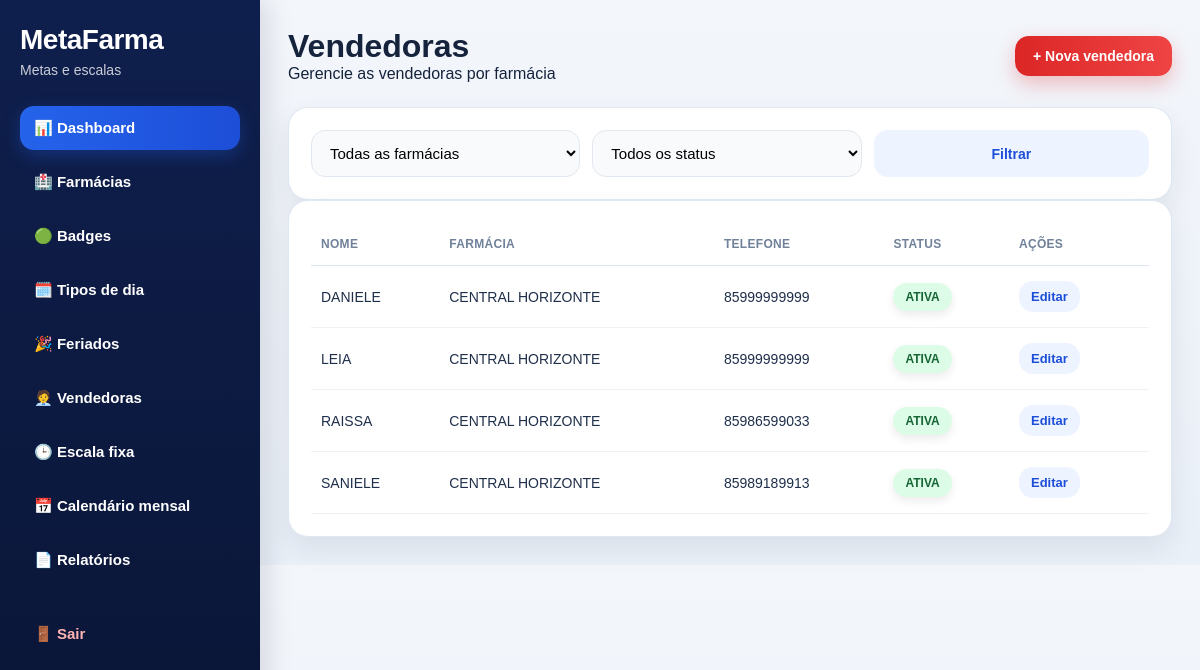
The app's page /vendedoras/ (signed in), older data.
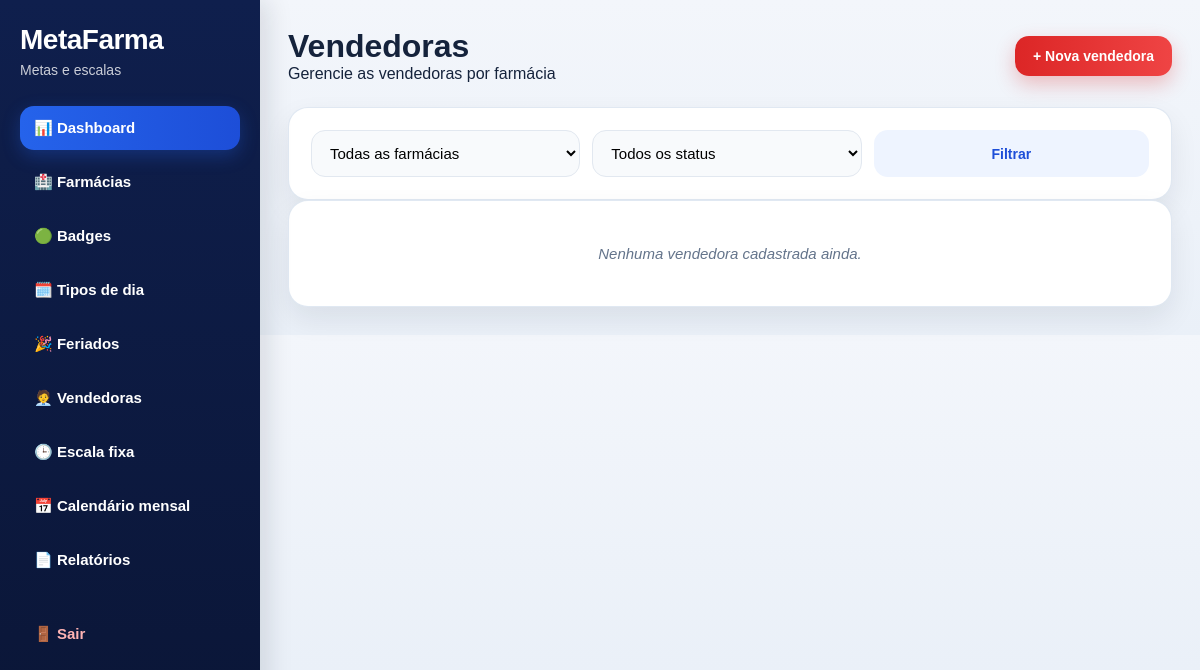
The same page, newer data.
### app/models.py (models this page shows, shortened)
class Vendedora(db.Model):
    __tablename__ = "vendedoras"
    id = db.Column(db.Integer, primary_key=True)
    farmacia_id = db.Column(db.Integer, db.ForeignKey("farmacias.id"), nullable=False, index=True)
    nome = db.Column(db.String(120), nullable=False)
    telefone = db.Column(db.String(30), nullable=True)
    status = db.Column(db.String(20), default="ativa")
    observacao = db.Column(db.String(255), nullable=True)
    criado_em = db.Column(db.DateTime, default=agora_brasil)
    escalas = db.relationship("EscalaVendedora", backref="vendedora", lazy=True, cascade="all, delete-orphan")
    calendarios = db.relationship("CalendarioVendedora", backref="vendedora", lazy=True, cascade="all, delete-orphan")

class Farmacia(db.Model):
    __tablename__ = "farmacias"
    id = db.Column(db.Integer, primary_key=True)
    nome = db.Column(db.String(150), nullable=False)
    responsavel = db.Column(db.String(150), nullable=True)
    cidade = db.Column(db.String(100), nullable=True)
    telefone = db.Column(db.String(30), nullable=True)
    status = db.Column(db.String(20), default="ativa")
    observacao = db.Column(db.String(255), nullable=True)
    criado_em = db.Column(db.DateTime, default=agora_brasil)
    metas = db.relationship("Meta", backref="farmacia", lazy=True, cascade="all, delete-orphan")
    equipes = db.relationship("Equipe", backref="farmacia", lazy=True, cascade="all, delete-orphan")
    vendedoras = db.relationship("Vendedora", backref="farmacia", lazy=True, cascade="all, delete-orphan")
    configuracoes_dia = db.relationship("ConfiguracaoDia", backref="farmacia", lazy=True, cascade="all, delete-orphan")
    escalas_vendedoras = db.relationship("EscalaVendedora", backref="farmacia", lazy=True, cascade="all, delete-orphan")
    calendarios_vendedoras = db.relationship("CalendarioVendedora", backref="farmacia", lazy=True, cascade="all, delete-orphan")
    feriados = db.relationship("Feriado", backref="farmacia", lazy=True, cascade="all, delete-orphan")

### app/routes/vendedoras.py (the view)
@vendedoras_bp.route("/")
@login_required
def listar():
    farmacia_id = request.args.get("farmacia_id", type=int)
    status = request.args.get("status", "").strip()
    query = Vendedora.query.join(Farmacia)
    if farmacia_id:
        query = query.filter(Vendedora.farmacia_id == farmacia_id)
    if status:
        query = query.filter(Vendedora.status == status)
    vendedoras = query.order_by(Vendedora.nome.asc()).all()
    farmacias = Farmacia.query.order_by(Farmacia.nome.asc()).all()
    return render_template(
        "vendedoras/listar.html",
        vendedoras=vendedoras,
        farmacias=farmacias,
        farmacia_id=farmacia_id,
        status=status
    )

### app/templates/vendedoras/listar.html (shortened to what this page needs)
{% extends "base.html" %}
{% block content %}
<div class="page-header">
    <div>
        <h1>Vendedoras</h1>
        <p>Gerencie as vendedoras por farmácia</p>
    </div>
    <a href="{{ url_for('vendedoras.nova') }}" class="btn btn-primary">+ Nova vendedora</a>
</div>
<div class="card">
    <form method="GET" class="filter-bar filter-bar-4">
        <select name="farmacia_id">
            <option value="">Todas as farmácias</option>
        </select>
        <select name="status">
            <option value="">Todos os status</option>
        </select>
        <button type="submit" class="btn btn-secondary">Filtrar</button>
    </form>
</div>
<div class="card">
    {% if vendedoras %}
    <div class="table-responsive">
        <table>
            <thead>
                <tr>
                    <th>Nome</th>
                    <th>Farmácia</th>
                    <th>Telefone</th>
                    <th>Status</th>
                    <th width="140">Ações</th>
                </tr>
            </thead>
            <tbody>
                {% for vendedora in vendedoras %}
                <tr>
                    <td>{{ vendedora.nome }}</td>
                    <td>{{ vendedora.farmacia.nome }}</td>
                    <td>{{ vendedora.telefone or "-" }}</td>
                    <td>
                        <span class="badge {% if vendedora.status == 'ativa' %}badge-success{% else %}badge-danger{% endif %}">
                            {{ vendedora.status }}
                        </span>
                    </td>
                    <td>
                        <a href="{{ url_for('vendedoras.editar', vendedora_id=vendedora.id) }}" class="btn btn-small btn-secondary">Editar</a>
                    </td>
                </tr>
                {% endfor %}
            </tbody>
        </table>
    </div>
    {% else %}
        <p class="empty-state">Nenhuma vendedora cadastrada ainda.</p>
    {% endif %}
</div>
{% endblock %}

Row changes from the older to the newer data that the page shows:
removed Vendedora: nome "DANIELE", farmacia.nome "CENTRAL HORIZONTE", telefone "85999999999", status "ATIVA"
removed Vendedora: nome "LEIA", farmacia.nome "CENTRAL HORIZONTE", telefone "85999999999", status "ATIVA"
removed Vendedora: nome "RAISSA", farmacia.nome "CENTRAL HORIZONTE", telefone "85986599033", status "ATIVA"
removed Vendedora: nome "SANIELE", farmacia.nome "CENTRAL HORIZONTE", telefone "85989189913", status "ATIVA"
Text that changed along with them:
text no longer shown: "NOME FARMÁCIA TELEFONE STATUS AÇÕES"
text now shown: "Nenhuma vendedora cadastrada ainda."
